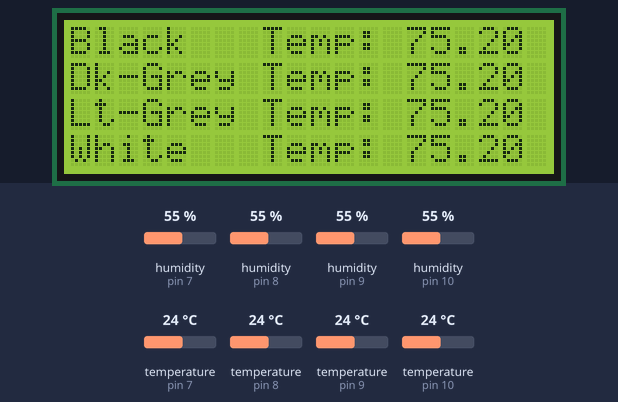
This program was run on a simulated Arduino Mega 2560, built with avr-gcc and run on an emulated ATmega2560. Shown: 20×4 character LCD. The test bench sets the inputs (shaded band); at power-on: temperature (sensors on pin 7, pin 8, pin 9, pin 10) 24 °C, humidity (sensors on pin 7, pin 8, pin 9, pin 10) 55 %. What the program prints to the serial monitor is not drawn.

Above: at 1.3 s.
1.4 s: temperature (sensor on pin 7) set to 12 °C
At 3.6 s:
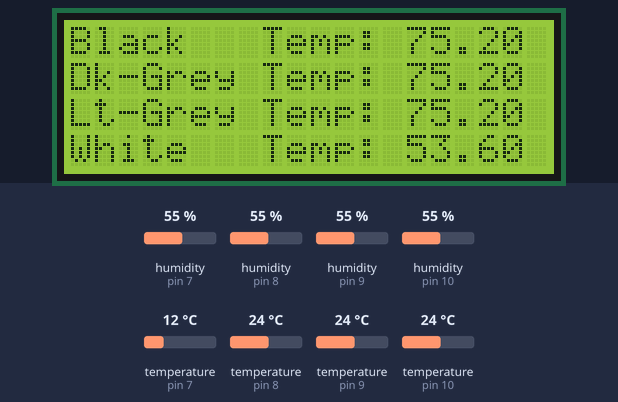
3.9 s: temperature (sensor on pin 8) set to 19 °C
At 5.7 s:
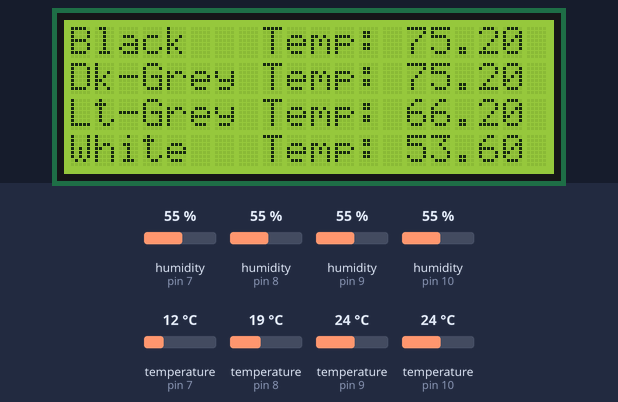
6.2 s: temperature (sensor on pin 9) set to 28 °C
At 7.8 s:
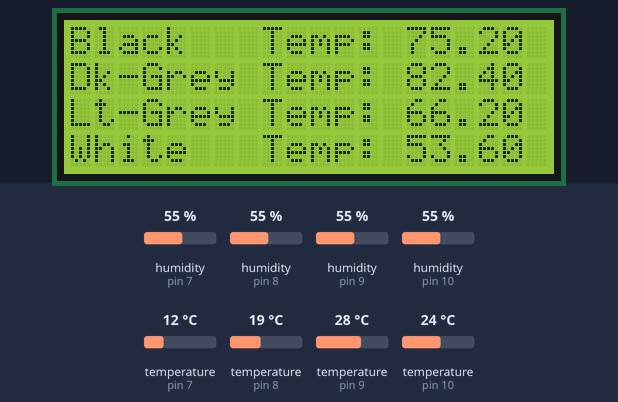
8.3 s: temperature (sensor on pin 10) set to 33 °C
At 9.7 s:
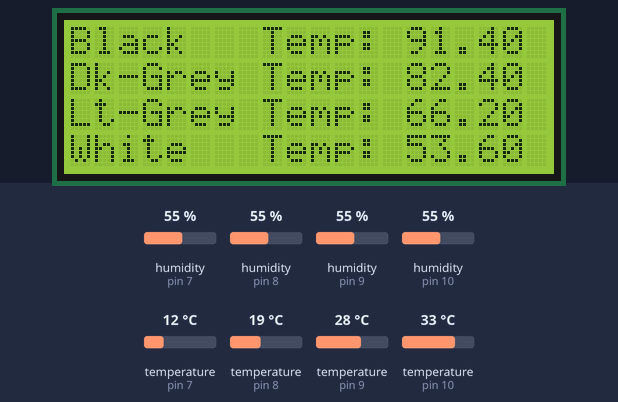
10.5 s: temperature (sensor on pin 7) set to 41 °C
At 12.6 s:
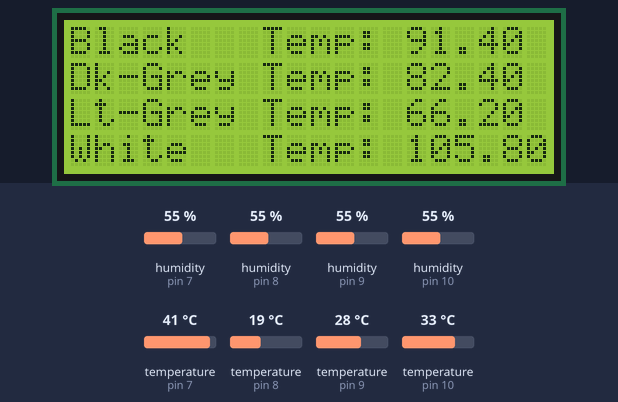
12.9 s: temperature (sensor on pin 8) set to 12 °C
At 14.6 s:
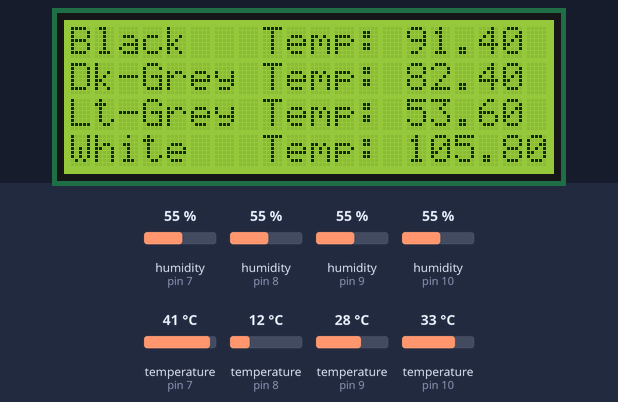
Timing chart, 0 to 16.1 s (numbered marks = the images above; inputs shaded):
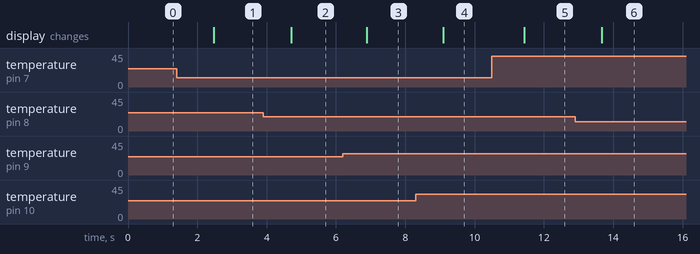

The program:

main.cpp
```cpp
#include <DHT_U.h>
#include <DHT.h>

/*****************************************
 * Colin's Science Fair Project.
 * I2C 4-line Display http://wiki.sunfounder.cc/index.php?title=I2C_LCD2004
 * 4 DHT11 Temp/HumiditySensors
 *
 * Display the temperature of each sensor on separate lines
/********************************/
#include <Wire.h>
#include <LiquidCrystal_I2C.h>
#include <dht.h>

dht DHT;
LiquidCrystal_I2C lcd(0x27,20,4);  // set the LCD address to 0x27 for a 16 chars and 2 line display

double fahrenheit(double celsius) {
 return celsius * 1.8 + 32;
}

float getTemp(int pin) {

  int chk =  DHT.read11(pin);

  Serial.print("Read sensor: ");
  switch (chk)
  {
    case DHTLIB_OK:
       Serial.println("OK");
       Serial.println(pin);
       break;
    case DHTLIB_ERROR_CHECKSUM:
       Serial.println("Checksum error");
       return 0;
    case DHTLIB_ERROR_TIMEOUT:
      Serial.println("Time out error");
      return 0;
    default:
      Serial.println("Unknown error");
      return 0;
  }

  float temp = fahrenheit(DHT.temperature);
  Serial.println(temp);

  return temp;
}

void updateDisplay(int line, int pin) {

    float temp = getTemp(pin);
    if (temp > 0) {
      lcd.setCursor (14, line );
      lcd.print(temp);
    }

}

void setup()
{
  Serial.begin(115200);
  lcd.init();  //initialize the lcd
  lcd.backlight();  //open the backlight

  lcd.setCursor ( 0, 0 );            // go to the top left corner
  lcd.print("Black   Temp:");
  lcd.setCursor ( 0, 1 );            // go to the 2nd row
  lcd.print("Dk-Grey Temp:"); // pad with spaces for centering
  lcd.setCursor ( 0, 2 );            // go to the third row
  lcd.print("Lt-Grey Temp:"); // pad string with spaces for centering
  lcd.setCursor ( 0, 3 );            // go to the fourth row
  lcd.print("White   Temp:");
}

void loop()
{

  int pin = 10;
  int line = 0;
  float temp;

  pin = 10;
  line = 0;
  updateDisplay(line, pin);

  pin = 9;
  line = 1;
  updateDisplay(line, pin);

  pin = 8;
  line = 2;
  updateDisplay(line, pin);

  pin = 7;
  line = 3;
  updateDisplay(line, pin);

  delay(1000);


}
```

Measured:
- after the input at 1.4 s, the display: changes after 1.1 s (image 1)
- after the input at 3.9 s, the display: changes after 0.81 s (image 2)
- after the input at 6.2 s, the display: changes after 0.69 s (image 3)
- after the input at 8.3 s, the display: changes after 0.80 s (image 4)
- after the input at 10.5 s, the display: changes after 0.93 s (image 5)
- after the input at 12.9 s, the display: changes after 0.77 s (image 6)
